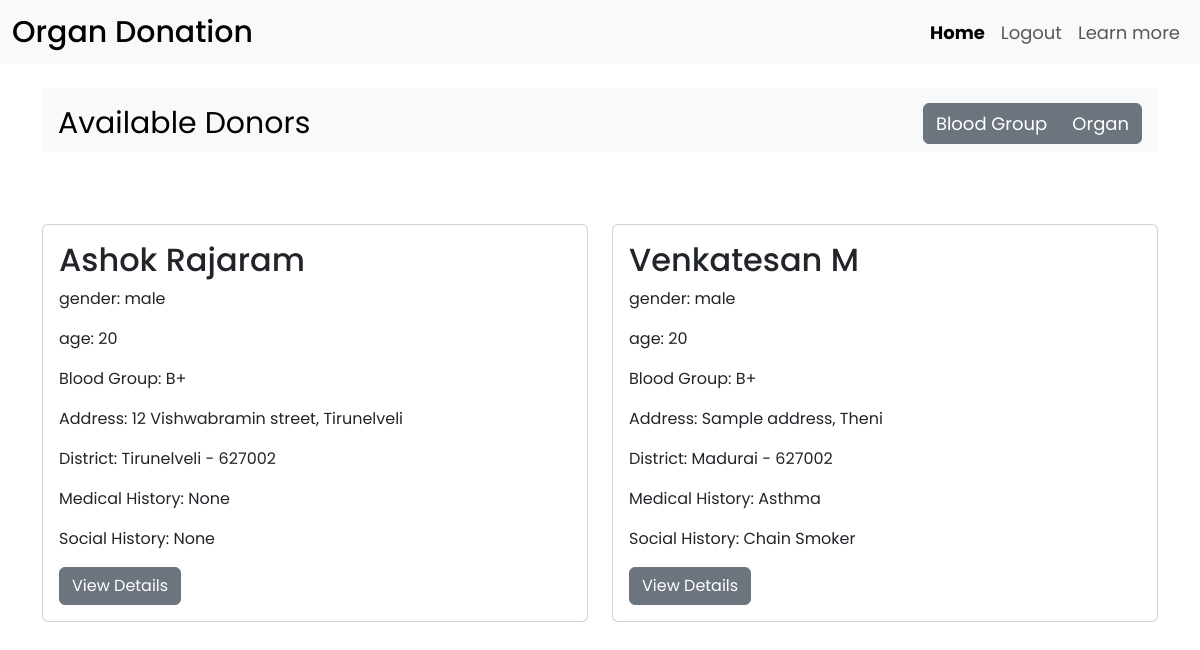
Screenshot of /recipient/home/ (signed in) with the database file from the repository.
### organdonation/models.py (models this page shows, shortened)
class Donor(models.Model):
   user = models.OneToOneField(User, on_delete=models.CASCADE, primary_key=True)
   email = models.EmailField(max_length=150, null=True)
   first_name = models.CharField(max_length=60)
   last_name = models.CharField(max_length=60)
   dob = models.DateField(null=True)
   age = models.CharField(max_length=2 ,null=True)
   gender = models.CharField(max_length=10)
   mobile = models.CharField(max_length=10)
   blood_group = models.CharField(max_length=3)
   aadhaar = models.CharField(max_length=16)
   addr_line = models.CharField(max_length=100)
   city = models.CharField(max_length=60)
   district = models.CharField(null=True, max_length=60)
   state = models.CharField(max_length=60)
   pincode = models.CharField(max_length=6)
   organs = models.ManyToManyField(Organ)
   medical_history = models.TextField(max_length=200)
   social_history = models.TextField(max_length=200)

### organdonation/views.py (the view)
# urls.py: path('recipient/home/', views.recipienthome, name='recipienthome'),
@login_required(login_url='login')
def recipienthome(request):
    current_user = request.user
    if current_user.is_authenticated and current_user.is_recipient:
        donorlist = (Donor.objects.all())
        organ = Organ.objects.get(name = current_user.recipient.organ_needed)
        donormatchlist = []
        for donor in donorlist:
            if donor.blood_group == current_user.recipient.blood_group:
                donormatchlist.append(donor)
            else:
                pass
        blooddonormatch = tuple(donormatchlist)
        return render(request, 'organdonation/recipienthome.html', {'user': current_user, 'donorslist': blooddonormatch})

### organdonation/templates/organdonation/recipienthome.html (shortened to what this page needs)
{% extends 'organdonation/base.html' %}
{% load static %}
{% block csslink%}
<link rel="stylesheet" href="{% static 'organdonation/css/style1.css' %}" />
{%endblock csslink %}
{% block body %}
<div class="container"><br>
   <nav id="navbar-example2" class="navbar bg-body-tertiary px-3 mb-3">
      <a class="navbar-brand" href="#">Available Donors</a>
      <ul class="nav nav-pills">
         <div class="btn-group">
            <a href="{% url 'recipienthome' %}" class="btn btn-secondary text-decoration-none" aria-current="page">Blood Group</a>
            <a href="{% url 'recipienthomeorgan' %}" class="btn btn-secondary text-decoration-none">Organ</a>
          </div>
      </ul>
    </nav>
    {% block view %}
   <div class="row row-cols-1 row-cols-md-2 g-4 my-5">
      {% if organview %}
         {% include 'organdonation/recipientorganview.html' %}
      {% else %}
         {% for donor in donorslist %}
         <div class="col">
            <div class="card h-100">
              <div class="card-body">
                <h5 class="card-title fs-2">{{ donor.first_name}} {{ donor.last_name }}</h5>
                <p class="card-text">gender: {{ donor.gender }}</p>
                <p class="card-text">age: {{ donor.age }}</p>
                <p class="card-text">Blood Group:
                  {% if donor.blood_group == 'bp' %}
                     B+
                  {% elif donor.blood_group == 'bn' %}
                     B-
                  {% elif donor.blood_group == 'an' %}
                     A-
                  {% elif donor.blood_group == 'ap' %}
                     A+
                  {% elif donor.blood_group == 'op' %}
                     O+
                  {% elif donor.blood_group == 'on' %}
                     O-
                  {% elif donor.blood_group == 'abp' %}
                     AB+
                  {% elif donor.blood_group == 'abn' %}
                     AB-
                  {% endif %}
                </p>
                <p class="card-text">Address: {{ donor.addr_line }}, {{ donor.city }}</p>
                <p class="card-text">District: {{ donor.district }} -  {{ donor.pincode }}</p>
                <p class="card-text">Medical History: {{ donor.medical_history }}</p>
                <p class="card-text">Social History: {{ donor.social_history }}</p>
                <a href="#" class="btn btn-secondary">View Details</a>
              </div>
            </div>
         </div>
         {% endfor %}
      {% endif %}
   </div>
    {% endblock  %}
{% endblock %}

### organdonation/static/organdonation/css/style1.css (style rules this page uses)
:root { --background-color: #f2e9e4; --light: #c9ada7; --medium: #9a8c98; --dark: #4a4e69; --text-color: #22223b; }
* { margin: 0; padding: 0; box-sizing: border-box; font-family: "Poppins", sans-serif; }
nav { height: 8vh; }
.navbar a { font-size: 18px; }
.navbar .navbar-brand { font-size: 30px; }

### rows the page displays
Donor: first_name "Ashok", last_name "Rajaram", gender "male", age "20", blood_group "B+", addr_line "12 Vishwabramin street", city "Tirunelveli", district "Tirunelveli", pincode "627002", medical_history "None", social_history "None"
Donor: first_name "Venkatesan", last_name "M", gender "male", age "20", blood_group "B+", addr_line "Sample address", city "Theni", district "Madurai", pincode "627002", medical_history "Asthma", social_history "Chain Smoker"
